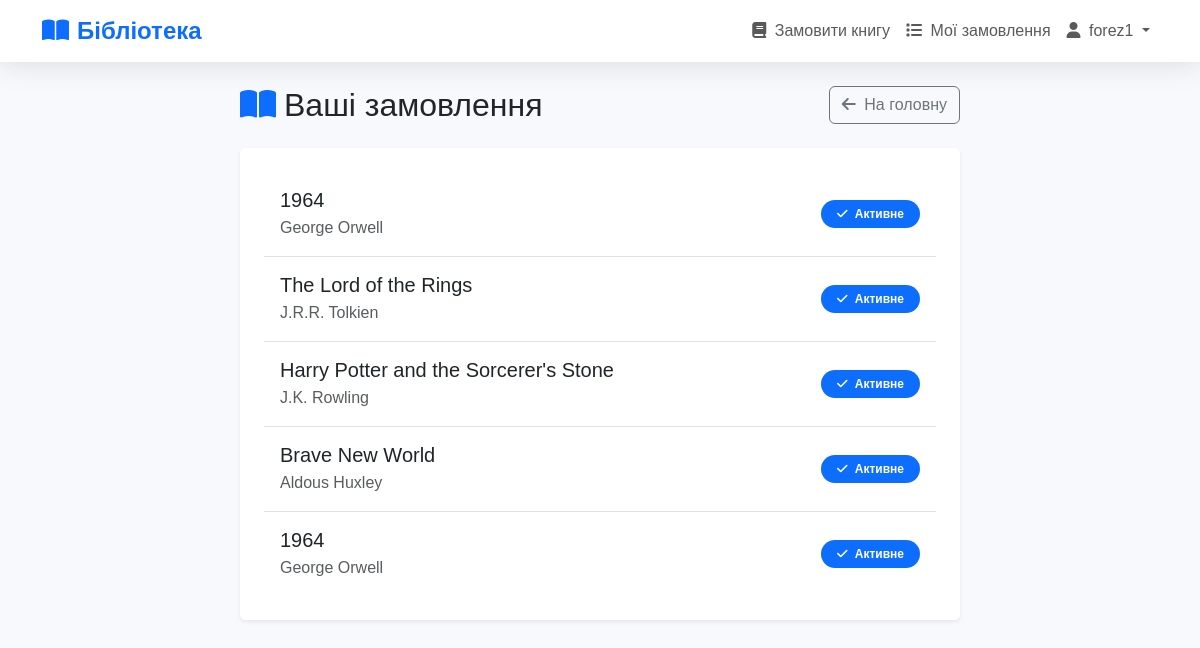
Page /my-orders/ (signed in) on the committed database.
### adapters/models.py (models this page shows, shortened)
class BookModel(models.Model):
    title = models.CharField(max_length=255)
    author = models.CharField(max_length=255)

### adapters/views.py (the view)
# urls.py: path('my-orders/', views.my_orders_view, name='my_orders'),
@login_required
def my_orders_view(request):
    repo = DjangoRepository()
    books = repo.get_user_orders(request.user.id)
    return render(request, 'orders.html', {'books': books})

### infrastructure/repositories.py (called while the page is built)
    def get_user_orders(self, user_id):
        return BookModel.objects.filter(ordermodel__user_id=user_id)

### adapters/templates/orders.html (shortened to what this page needs)
{% extends "base.html" %}
{% block content %}
<div class="container mt-4">
    <div class="row justify-content-center">
        <div class="col-md-8">
            <div class="d-flex justify-content-between align-items-center mb-4">
                <h2 class="mb-0">
                    <i class="fas fa-book-open me-2 text-primary"></i>Ваші замовлення
                </h2>
                <a href="{% url 'index' %}" class="btn btn-outline-secondary">
                    <i class="fas fa-arrow-left me-1"></i> На головну
                </a>
            </div>
            <div class="card shadow-sm">
                <div class="card-body p-4">
                    {% if books %}
                    <ul class="list-group list-group-flush">
                        {% for book in books %}
                        <li class="list-group-item d-flex justify-content-between align-items-center py-3">
                            <div>
                                <h5 class="mb-1">{{ book.title }}</h5>
                                <p class="mb-0 text-muted">{{ book.author }}</p>
                            </div>
                            <span class="badge bg-primary rounded-pill px-3 py-2">
                                <i class="fas fa-check me-1"></i> Активне
                            </span>
                        </li>
                        {% endfor %}
                    </ul>
                    {% endif %}
                </div>
            </div>
        </div>
    </div>
</div>
{% endblock %}

### adapters/templates/base.html (shortened to what this page needs)
<!DOCTYPE html>
<html lang="uk">
<head>
    <link href="https://cdn.jsdelivr.net/npm/bootstrap@5.3.0/dist/css/bootstrap.min.css" rel="stylesheet">
    <link rel="stylesheet" href="https://cdnjs.cloudflare.com/ajax/libs/font-awesome/6.4.0/css/all.min.css">
</head>
<body>
    <nav class="navbar navbar-expand-lg navbar-light sticky-top mb-4">
        <div class="container">
            <a class="navbar-brand text-primary" href="/">
                <i class="fas fa-book-open me-2"></i>Бібліотека
            </a>
            <div class="collapse navbar-collapse" id="navbarNav">
                <ul class="navbar-nav ms-auto">
                    {% if user.is_authenticated %}
                    <li class="nav-item">
                        <a class="nav-link" href="{% url 'order' %}">
                            <i class="fas fa-book me-1"></i> Замовити книгу
                        </a>
                    </li>
                    <li class="nav-item">
                        <a class="nav-link" href="{% url 'my_orders' %}">
                            <i class="fas fa-list me-1"></i> Мої замовлення
                        </a>
                    </li>
                    <li class="nav-item dropdown">
                        <a class="nav-link dropdown-toggle" href="#" id="navbarDropdown" role="button" data-bs-toggle="dropdown">
                            <i class="fas fa-user me-1"></i> {{ user.username }}
                        </a>
                    </li>
                    {% endif %}
                </ul>
            </div>
        </div>
    </nav>
    <main class="container">
        {% block content %}{% endblock %}
    </main>
</body>
</html>

### adapters/templates/base.html (style rules this page uses)
:root { --primary-color: #4e73df; --secondary-color: #1cc88a; --dark-color: #5a5c69; }
body { font-family: 'Nunito', sans-serif; background-color: #f8f9fc; }
.navbar-brand { font-weight: 800; font-size: 1.5rem; }
.navbar { box-shadow: 0 0.15rem 1.75rem 0 rgba(58, 59, 69, 0.15); background: white; }
.card { border: none; border-radius: 0.35rem; box-shadow: 0 0.15rem 1.75rem 0 rgba(58, 59, 69, 0.1); transition: transform 0.3s; }

### adapters/templates/orders.html (style rules this page uses)
.list-group-item { border-left: 0; border-right: 0; transition: background-color 0.2s; }
.list-group-item:first-child { border-top: 0; }
.list-group-item:last-child { border-bottom: 0; }

### rows in the picture
BookModel: title "1964", author "George Orwell"
BookModel: title "The Lord of the Rings", author "J.R.R. Tolkien"
BookModel: title "Harry Potter and the Sorcerer's Stone", author "J.K. Rowling"
BookModel: title "Brave New World", author "Aldous Huxley"

### other values in the picture
{{ user.username }} "forez1"
